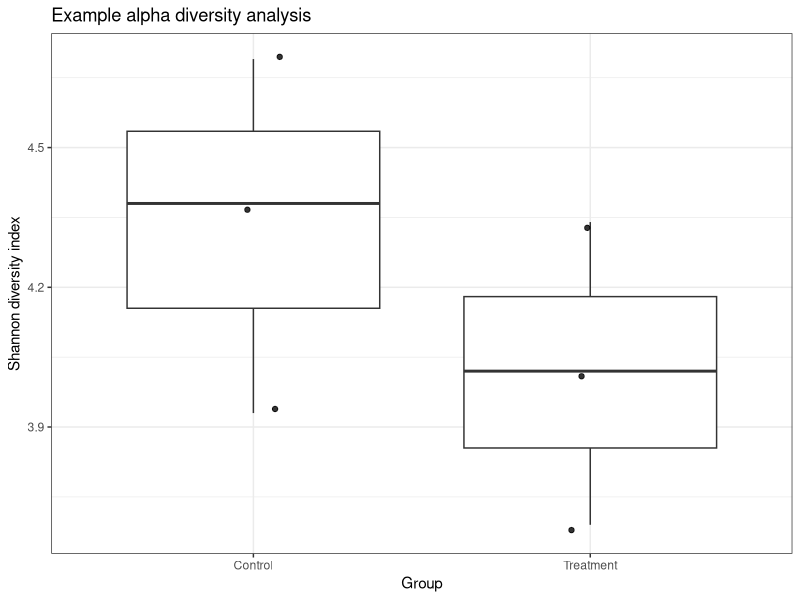
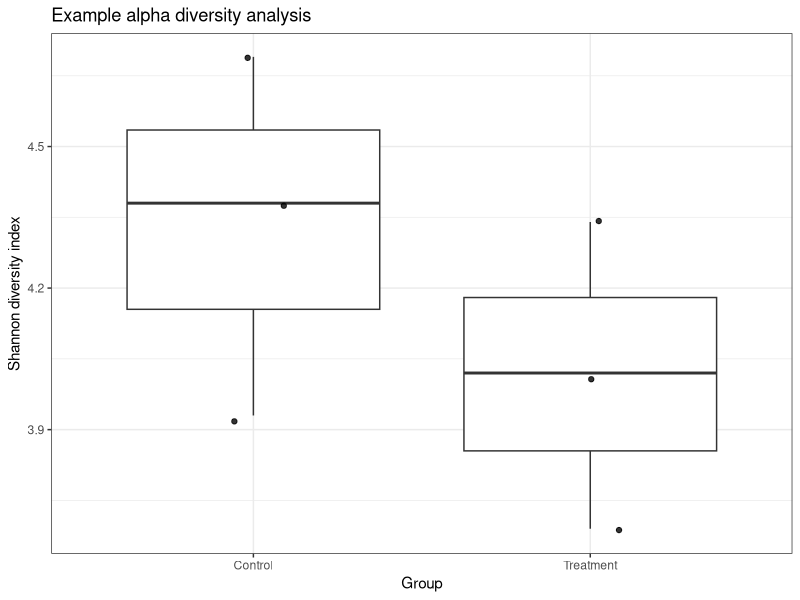

Write R code to recreate these figures, in order.
# 03_alpha_diversity_example.R
# Purpose: Demonstrate alpha diversity analysis using simulated rumen microbiome data

# Load required packages
library(tidyverse)

# Import metadata
metadata <- read_csv("data/example_metadata.csv")

# Simulated alpha diversity values
set.seed(123)

alpha_diversity <- metadata %>%
  mutate(
    observed_features = round(rnorm(n(), mean = 250, sd = 40)),
    shannon_index = round(rnorm(n(), mean = 4.2, sd = 0.4), 2)
  )

print(alpha_diversity)

# Compare Shannon diversity by group
shannon_model <- lm(shannon_index ~ group, data = alpha_diversity)

summary(shannon_model)

# Save results
dir.create("results", showWarnings = FALSE)
dir.create("figures", showWarnings = FALSE)

write_csv(alpha_diversity, "results/alpha_diversity_example.csv")

# Create simple plot
alpha_plot <- ggplot(alpha_diversity, aes(x = group, y = shannon_index)) +
  geom_boxplot() +
  geom_jitter(width = 0.1, alpha = 0.8) +
  theme_bw() +
  labs(
    x = "Group",
    y = "Shannon diversity index",
    title = "Example alpha diversity analysis"
  )

print(alpha_plot)

ggsave(
  filename = "figures/alpha_diversity_example.png",
  plot = alpha_plot,
  width = 6,
  height = 4,
  dpi = 300
)
